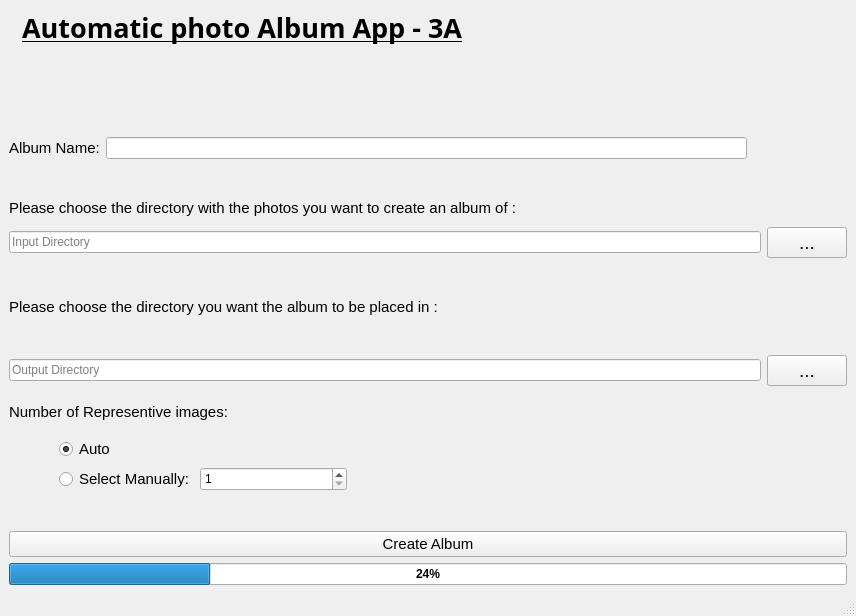
<?xml version="1.0" encoding="UTF-8"?>
<ui version="4.0">
 <class>MainWindow</class>
 <widget class="QMainWindow" name="MainWindow">
  <property name="geometry">
   <rect>
    <x>0</x>
    <y>0</y>
    <width>856</width>
    <height>616</height>
   </rect>
  </property>
  <property name="windowTitle">
   <string>MainWindow</string>
  </property>
  <widget class="QWidget" name="centralwidget">
   <layout class="QGridLayout" name="gridLayout_2">
    <item row="0" column="0">
     <layout class="QVBoxLayout" name="verticalLayout_3">
      <item>
       <layout class="QFormLayout" name="formLayout_2">
        <item row="0" column="0">
         <widget class="QLabel" name="logo">
          <property name="text">
           <string/>
          </property>
          <property name="pixmap">
           <pixmap>appLogo.png</pixmap>
          </property>
         </widget>
        </item>
        <item row="0" column="1">
         <widget class="QLabel" name="label">
          <property name="font">
           <font>
            <family>Castellar</family>
            <pointsize>20</pointsize>
            <weight>75</weight>
            <bold>true</bold>
            <underline>true</underline>
           </font>
          </property>
          <property name="text">
           <string>Automatic photo Album App - 3A</string>
          </property>
         </widget>
        </item>
       </layout>
      </item>
      <item>
       <layout class="QVBoxLayout" name="verticalLayout">
        <item>
         <layout class="QHBoxLayout" name="horizontalLayout">
          <property name="rightMargin">
           <number>100</number>
          </property>
          <property name="bottomMargin">
           <number>30</number>
          </property>
          <item>
           <widget class="QLabel" name="label_5">
            <property name="font">
             <font>
              <pointsize>11</pointsize>
             </font>
            </property>
            <property name="text">
             <string>Album Name:</string>
            </property>
           </widget>
          </item>
          <item>
           <widget class="QLineEdit" name="lineEditAlbumName">
            <property name="maxLength">
             <number>50</number>
            </property>
           </widget>
          </item>
         </layout>
        </item>
        <item>
         <widget class="QLabel" name="label_2">
          <property name="font">
           <font>
            <pointsize>11</pointsize>
           </font>
          </property>
          <property name="text">
           <string>Please choose the directory with the photos you want to create an album of :</string>
          </property>
         </widget>
        </item>
        <item>
         <layout class="QHBoxLayout" name="horizontalLayout_2">
          <item>
           <widget class="QLineEdit" name="lineEdit_inputDirectory">
            <property name="readOnly">
             <bool>true</bool>
            </property>
            <property name="placeholderText">
             <string>Input Directory</string>
            </property>
           </widget>
          </item>
          <item>
           <widget class="QPushButton" name="pushButton_inputDirectory">
            <property name="font">
             <font>
              <pointsize>14</pointsize>
              <weight>50</weight>
              <bold>false</bold>
             </font>
            </property>
            <property name="text">
             <string>...</string>
            </property>
           </widget>
          </item>
         </layout>
        </item>
       </layout>
      </item>
      <item>
       <layout class="QVBoxLayout" name="verticalLayout_4">
        <item>
         <widget class="QLabel" name="label_3">
          <property name="font">
           <font>
            <pointsize>11</pointsize>
           </font>
          </property>
          <property name="text">
           <string>Please choose the directory you want the album to be placed in :</string>
          </property>
         </widget>
        </item>
        <item>
         <layout class="QHBoxLayout" name="horizontalLayout_3">
          <item>
           <widget class="QLineEdit" name="lineEdit_outputDirectory">
            <property name="readOnly">
             <bool>true</bool>
            </property>
            <property name="placeholderText">
             <string>Output Directory </string>
            </property>
           </widget>
          </item>
          <item>
           <widget class="QPushButton" name="pushButton_outputDirectory">
            <property name="font">
             <font>
              <pointsize>14</pointsize>
             </font>
            </property>
            <property name="text">
             <string>...</string>
            </property>
           </widget>
          </item>
         </layout>
        </item>
       </layout>
      </item>
      <item>
       <layout class="QVBoxLayout" name="verticalLayout_5">
        <property name="bottomMargin">
         <number>22</number>
        </property>
        <item>
         <widget class="QLabel" name="label_4">
          <property name="font">
           <font>
            <pointsize>11</pointsize>
           </font>
          </property>
          <property name="text">
           <string>Number of Representive images:</string>
          </property>
         </widget>
        </item>
        <item>
         <layout class="QVBoxLayout" name="verticalLayout_6">
          <property name="leftMargin">
           <number>50</number>
          </property>
          <item>
           <widget class="QRadioButton" name="radioButton_auto">
            <property name="font">
             <font>
              <pointsize>11</pointsize>
             </font>
            </property>
            <property name="text">
             <string>Auto</string>
            </property>
            <property name="checked">
             <bool>true</bool>
            </property>
           </widget>
          </item>
          <item>
           <layout class="QHBoxLayout" name="horizontalLayout_5">
            <property name="sizeConstraint">
             <enum>QLayout::SetDefaultConstraint</enum>
            </property>
            <property name="rightMargin">
             <number>500</number>
            </property>
            <item>
             <widget class="QRadioButton" name="radioButton_manually">
              <property name="sizePolicy">
               <sizepolicy hsizetype="Maximum" vsizetype="Fixed">
                <horstretch>0</horstretch>
                <verstretch>0</verstretch>
               </sizepolicy>
              </property>
              <property name="font">
               <font>
                <pointsize>11</pointsize>
               </font>
              </property>
              <property name="text">
               <string>Select Manually:</string>
              </property>
             </widget>
            </item>
            <item>
             <widget class="QSpinBox" name="spinBox_image_number">
              <property name="sizePolicy">
               <sizepolicy hsizetype="Minimum" vsizetype="Minimum">
                <horstretch>0</horstretch>
                <verstretch>0</verstretch>
               </sizepolicy>
              </property>
              <property name="minimum">
               <number>1</number>
              </property>
              <property name="maximum">
               <number>1000</number>
              </property>
             </widget>
            </item>
           </layout>
          </item>
         </layout>
        </item>
       </layout>
      </item>
      <item>
       <layout class="QVBoxLayout" name="verticalLayout_2">
        <property name="topMargin">
         <number>12</number>
        </property>
        <item>
         <widget class="QPushButton" name="pushButton_CreateAlbum">
          <property name="font">
           <font>
            <pointsize>11</pointsize>
           </font>
          </property>
          <property name="text">
           <string>Create Album</string>
          </property>
         </widget>
        </item>
        <item>
         <widget class="QProgressBar" name="progressBar">
          <property name="font">
           <font>
            <weight>75</weight>
            <bold>true</bold>
           </font>
          </property>
          <property name="value">
           <number>24</number>
          </property>
         </widget>
        </item>
       </layout>
      </item>
     </layout>
    </item>
   </layout>
  </widget>
  <widget class="QStatusBar" name="statusbar">
   <property name="enabled">
    <bool>true</bool>
   </property>
  </widget>
 </widget>
 <resources/>
 <connections/>
</ui>
